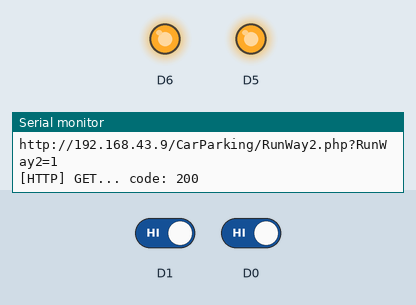
This sketch was run on a simulated ESP8266 (NodeMCU). On the bench: output pins drawn as LEDs (lit = HIGH), the last lines printed to the serial monitor. The test bench sets the inputs (shaded band); at power-on: D1 HIGH, D0 HIGH. WiFi joins after 1.5 s; servers stay silent unless stated; uploads are accepted with an empty reply.

Above: at 6.7 s.
6.8 s: D1 driven LOW
At 9.8 s:
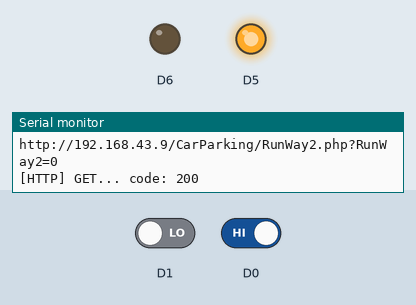
11.2 s: D1 driven HIGH
At 13.9 s:
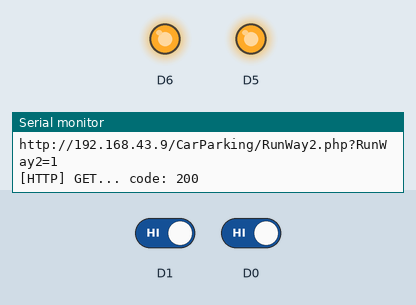
15.6 s: D0 driven LOW
At 17.9 s:
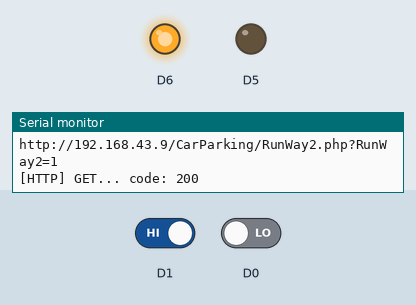
20.0 s: D0 driven HIGH
At 20.8 s:
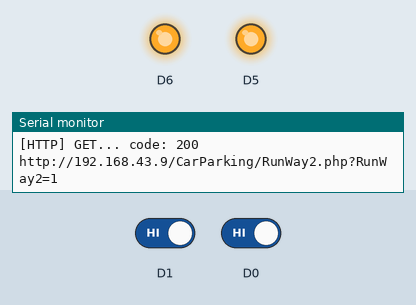
Timing chart, 0 to 23.0 s (numbered marks = the images above; inputs shaded):
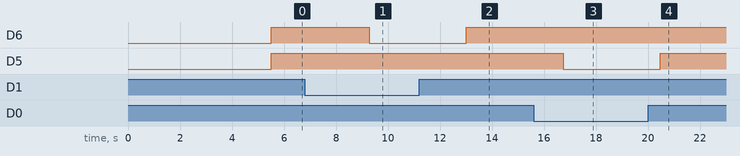

The sketch:

ProjectVer6CarPark1-2.ino
```cpp
#include <FirebaseESP8266.h>
#include <Arduino.h>
#include <ESP8266WiFi.h>
#include <ESP8266WiFiMulti.h>
#include <ESP8266HTTPClient.h>
#include <ArduinoJson.h>
#include <SoftwareSerial.h>


#define FIREBASE_HOST "https://projects-4626f-default-rtdb.asia-southeast1.firebasedatabase.app/"
#define FIREBASE_AUTH "i4bpnqCy3OdjpLGVysv7srvw0OXJqQnSlw0r2F9T"
#define WIFI_SSID "Kwanchaiz"
#define WIFI_PASSWORD "0987654321"
FirebaseData fbdo;


ESP8266WiFiMulti WiFiMulti;


int RunWay1 = 0;               // กำหนดตัวแปร ตรวจจับรถช่องที่ 1
int RunWay2 = 0;               // กำหนดตัวแปร ตรวจจับรถช่องที่ 2


void setup()
{

  pinMode(D0, INPUT);          // sensor ตรวจจับรถช่องที่ 1
  pinMode(D1, INPUT);         // sensor ตรวจจับรถช่องที่ 2
  pinMode(D5, OUTPUT);          // หลอดไฟสีเขียวช่อง 1
  pinMode(D6, OUTPUT);         // หลอดไฟสีเขียวช่อง 2

  Serial.begin(9600);                             //Serial Monior
  for (uint8_t t = 4; t > 0; t--) {               //ทดสอบสเตตัสเน็ต
    Serial.printf("[SETUP] WAIT %d...\n", t);     //อ่านค่า Setup
    Serial.flush();                               //กำลังเชื่อมต่อ
    delay(1000);                                  //เวลา 1 วินาที
  }
  WiFiMulti.addAP("Kwanchaiz", "0987654321");     //รหัสอินเตอร์เน็ต
  randomSeed(50);


  //อ่านค่า FireBase
  WiFi.begin(WIFI_SSID, WIFI_PASSWORD);
  Serial.print("Connecting to Wi-Fi");
  while (WiFi.status() != WL_CONNECTED)
  {
    Serial.print(".");
    delay(300);
  }
  Serial.println();
  Serial.print("Connected with IP: ");
  Serial.println(WiFi.localIP());
  Serial.println();
  Firebase.begin(FIREBASE_HOST, FIREBASE_AUTH);
}

void loop()
{
  RunWay1 = digitalRead(D0);      // อ่านค่ารถช่องที่ 1
  Serial.print("RunWay1 = ");     // พิมพ์ข้อความว่าได้รับ value เท่าไร
  Serial.println(RunWay1);        // พิมพ์ค่าของ value ที่ได้รับ


  if (RunWay1 == 0) {             // ถ้า val เท่ากับ 0 จะทำตามเงื่อนไข
    digitalWrite(D5, LOW);        // ไฟเขียวดับ  เมื่อวัตถุมาไกล้
  } else {
    digitalWrite(D5, HIGH);       // ไฟเขียวติด  เมื่อวัตถุอยู่ไกล
  }

  RunWay2 = digitalRead(D1);      // อ่านค่ารถช่องที่ 2
  Serial.print("RunWay2 = ");     // พิมพ์ข้อความว่าได้รับ value เท่าไร
  Serial.println(RunWay2);        // พิมพ์ค่าของ value ที่ได้รับ

  if (RunWay2 == 0) {             // ถ้า val เท่ากับ 0 จะทำตามเงื่อนไข
    digitalWrite(D6, LOW);        // ไฟเขียวดับ  เมื่อวัตถุมาไกล้
  } else {
    digitalWrite(D6, HIGH);       // ไฟเขียวติด  เมื่อวัตถุอยู่ไกล
  }

  if ((WiFiMulti.run() == WL_CONNECTED)) {
    HTTPClient http;

    String url = "http://192.168.43.9/CarParking/RunWay1.php?RunWay1=" + String(RunWay1);
    Serial.println(url);
    http.begin(url); //HTTP

    int httpCode = http.GET();
    if (httpCode > 0) {
      Serial.printf("[HTTP] GET... code: %d\n", httpCode);
      if (httpCode == HTTP_CODE_OK) {
        String payload = http.getString();
        Serial.println(payload);
      }
    } else {
      Serial.printf("[HTTP] GET... failed, error: %s\n", http.errorToString(httpCode).c_str());
    }
    http.end();
  }

  if ((WiFiMulti.run() == WL_CONNECTED)) {
    HTTPClient http;

    String url1 = "http://192.168.43.9/CarParking/RunWay2.php?RunWay2=" + String(RunWay2);
    Serial.println(url1);
    http.begin(url1); //HTTP

    int httpCode = http.GET();
    if (httpCode > 0) {
      Serial.printf("[HTTP] GET... code: %d\n", httpCode);
      if (httpCode == HTTP_CODE_OK) {
        String payload = http.getString();
        Serial.println(payload);
      }
    } else {
      Serial.printf("[HTTP] GET... failed, error: %s\n", http.errorToString(httpCode).c_str());
    }
    http.end();
  }

  Firebase.setInt(fbdo, "CarPark/RunWay1", RunWay1);
  Firebase.setInt(fbdo, "CarPark/RunWay2", RunWay2);
  delay(3000);
}
```

Measured:
- after the input at 6.8 s, D6: HIGH → LOW after 2.5 s
- after the input at 11.2 s, D6: LOW → HIGH after 1.8 s
- after the input at 15.6 s, D5: HIGH → LOW after 1.1 s
- after the input at 20.0 s, D5: LOW → HIGH after 0.48 s
